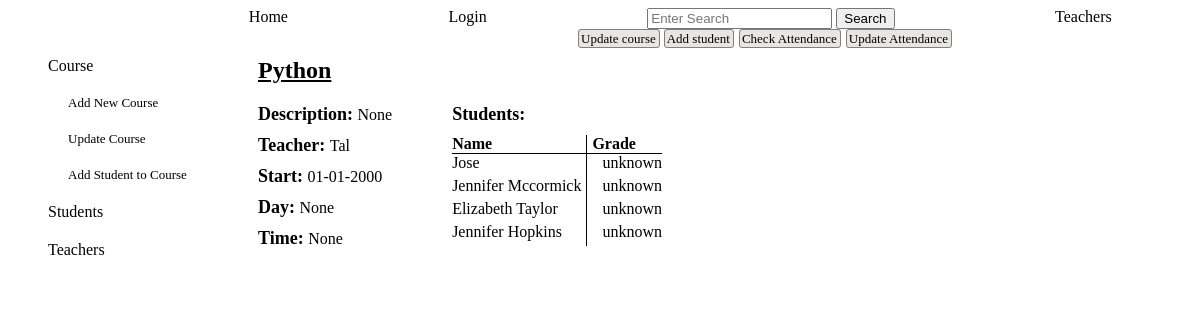
The app's page /course_info/1, older data.
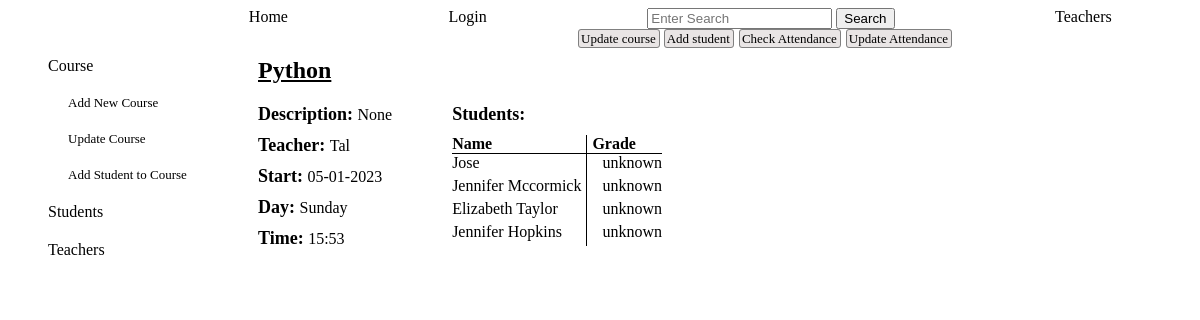
The same page, newer data.
### tables this page shows
CREATE TABLE courses (
        id INTEGER PRIMARY KEY,
        name TEXT NOT NULL,
        description TEXT,
        teacher_id TEXT NOT NULL,
        start TEXT,
        day TEXT,
        time TEXT, 
        FOREIGN KEY (teacher_id) REFERENCES teachers (id)
        );

CREATE TABLE teachers (
        id INTEGER PRIMARY KEY,
        name TEXT NOT NULL,
        email TEXT NOT NULL UNIQUE,
        phone TEXT UNIQUE
        );

### app.py (the view)
@app.route('/course_info/<course_id>')
def course_info(course_id): # specific course information
    log=check_log()
    info=chek_admin()
    course_dict={}
    course_dict['link1']=['create']
    course_dict['id']=course_id
    course=crud.read_if('*',"courses","id", course_id)
    course=create_courses_objects(course)
    for c in course:
        c.teacher_id=[c.teacher_id, crud.teacher_name(c.teacher_id)]
    course_dict['course']=course
    course_dict['students_title']='Students: '
    course_dict['student_name']='Name'
    course_dict['student_grade']='Grade'
    students=crud.read_if('student_id, grade','students_courses', 'course_id', course_id)
    if len(students)==0:
        course_dict['no_students']='There are no students enrolled to the course'
    else:
        students_names=[]
        for s in students:
            s_g=namedtuple('S_grade', ['id','name','grade'])
            s_g.id=s[0]
            s_g.name=crud.student_name(s[0])
            s_g.grade=s[1]
            students_names.append(s_g)
        course_dict['students']=students_names
        course_dict['no_students']=''
        course_dict['form']=['create']
        dates=crud.read_if('DISTINCT date', 'students_attendance', 'course_id', course_id)
        if len(dates)==0:
            course_dict['no_lesson']='No lesson found in the system'
        else:
            course_dict['link2']=['create']
            course_dict['link3']=['create']
    return render_template ('admin_courses.html', log=log, info=info, course_dict=course_dict, course_attend='', attend_update='', attend_date_update='')

### app.py (called while the page is built)
def check_log(): #check if user is loged in or not
    log_result={}
    if "name" in session:
        link='/logout'
        log='Logout'
        log_result['link']=link
        log_result['log']=log
        return log_result
    else:
        link='/login'
        log='Login'
        log_result['link']=link
        log_result['log']=log
        return log_result

def chek_admin():
    if "role" in session:
        info={}
        if session['role']=='admin':
            info['id']=session['id']
            info['link']=f"/administrator/{session['id']}"
            info['word']='Administrator'
        if session['role']=='teacher':
            info['id']=session['id']
            info['link']=f"/teacher_profile/{session['id']}"
            info['word']=f"Welcome {crud.teacher_name(session['id'])}"
        if session['role']=='student':
            info['id']=session['id']
            info['link']=f"/student_profile/{session['id']}"
            info['word']=f"Welcome {crud.student_name(session['id'])}"
        return info

### crud.py (called while the page is built)
def read_if(column, table, value, condition):
    return query(f"SELECT {column} FROM {table} WHERE {value}='{condition}'")

### templates/admin_courses.html (shortened to what this page needs)
{% include "admin_nav_courses.html" %}
    <div class="admin_courses_main">
        {% for c in course_dict.course %}
        <div class="main_course_info">
            <div class="info_course_name">{{c.name}}</div>
            <div class="main_course_detail">
                <div class="basic_course_info" >
                    <div class="info_course_description"><span class="title_course">Description: </span>{{c.description}}</div>
                    <div class="info_course_teacher"><span class="title_course">Teacher: </span><a href="/teacher_info/{{c.teacher_id[0]}}">{{c.teacher_id[1]}}</a></div>
                    <div class="info_course_start"><span class="title_course">Start: </span>{{c.start}}</div>
                    <div class="info_course_day"><span class="title_course">Day: </span>{{c.day}}</div>
                    <div class="info_course_time"><span class="title_course">Time: </span>{{c.time}}</div>
                </div>
                <div class="info_course_students">
                    <div class="title_course" style="margin-bottom: 10px;">{{course_dict.students_title}}</div>
                    {% for f in  course_dict.form %}
                    <div class="title_student_name">{{course_dict.student_name}}</div>
                    <div class="title_course_grade">{{course_dict.student_grade}}</div>
                    {% endfor %}
                    <div class="course_student_name">
                        {% for student in course_dict.students %}
                        <div><a href="/student_info/{{student.id}}">{{student.name}}</a></div>
                        {% endfor %}
                    </div>
                    <div class="course_grade">
                        {% for student in course_dict.students %}
                        <div class="">{{student.grade}}</div>
                        {% endfor %}
                    </div>
                    <div class="no_course_students">{{course_dict.no_students}}</div>
                </div>
            </div>
        </div>
        {% endfor %}
    </div>
    <div class="info_more_links">
        {% for l in course_dict.link1 %}
        <div>
            <a href="/chosen_course/{{course_dict.id}}">Update course</a>
            <a href="/course_id_registration/{{course_dict.id}}">Add student</a>
        </div>
        {% endfor %}
        {% for l in course_dict.link2 %}
        <div>
            <a href="/attendance_course/{{course_dict.id}}">Check Attendance</a>
        </div>
        {% endfor %}
        {% for l in course_dict.link3 %}
        <div>
            <a href="/update_course_attendance/{{course_dict.id}}">Update Attendance</a>
        </div>
        {% endfor %}
    </div>
</div>

Row changes from the older to the newer data that the page shows:
changed courses "Python": start "01-01-2000" → "05-01-2023"; day "None" → "Sunday"; time "None" → "15:53"
